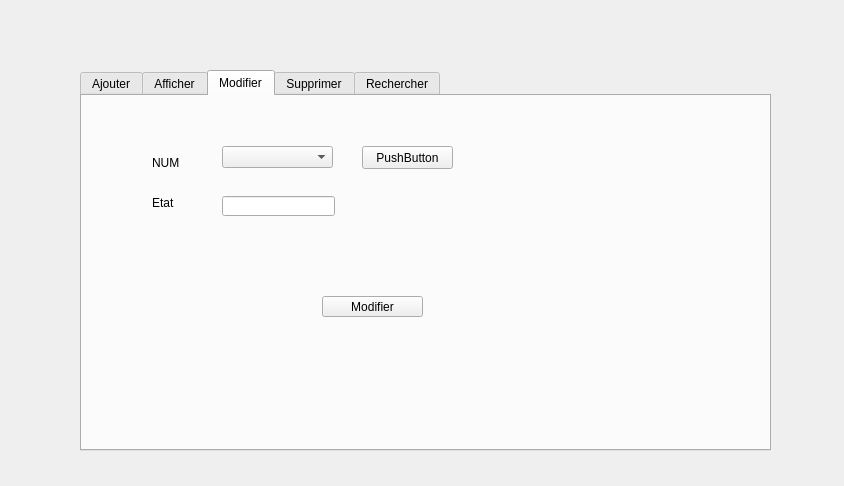
<?xml version="1.0" encoding="UTF-8"?>
<ui version="4.0">
 <class>Lampes</class>
 <widget class="QDialog" name="Lampes">
  <property name="geometry">
   <rect>
    <x>0</x>
    <y>0</y>
    <width>844</width>
    <height>486</height>
   </rect>
  </property>
  <property name="windowTitle">
   <string>Dialog</string>
  </property>
  <widget class="QTabWidget" name="tabWidget_4">
   <property name="geometry">
    <rect>
     <x>80</x>
     <y>70</y>
     <width>691</width>
     <height>381</height>
    </rect>
   </property>
   <property name="currentIndex">
    <number>2</number>
   </property>
   <widget class="QWidget" name="tab_13">
    <attribute name="title">
     <string>Ajouter</string>
    </attribute>
    <widget class="QLineEdit" name="lineEdit_NUM_7">
     <property name="geometry">
      <rect>
       <x>120</x>
       <y>50</y>
       <width>113</width>
       <height>20</height>
      </rect>
     </property>
    </widget>
    <widget class="QPushButton" name="AjouterLampe">
     <property name="geometry">
      <rect>
       <x>230</x>
       <y>190</y>
       <width>131</width>
       <height>31</height>
      </rect>
     </property>
     <property name="text">
      <string>Ajouter</string>
     </property>
    </widget>
    <widget class="QLineEdit" name="lineEdit_Etat_5">
     <property name="geometry">
      <rect>
       <x>120</x>
       <y>90</y>
       <width>113</width>
       <height>20</height>
      </rect>
     </property>
     <property name="placeholderText">
      <string/>
     </property>
    </widget>
    <widget class="QLabel" name="label_12">
     <property name="geometry">
      <rect>
       <x>40</x>
       <y>50</y>
       <width>47</width>
       <height>13</height>
      </rect>
     </property>
     <property name="text">
      <string>NUM</string>
     </property>
    </widget>
    <widget class="QLabel" name="label_13">
     <property name="geometry">
      <rect>
       <x>40</x>
       <y>90</y>
       <width>47</width>
       <height>13</height>
      </rect>
     </property>
     <property name="text">
      <string>Etat</string>
     </property>
    </widget>
    <widget class="QLabel" name="label_14">
     <property name="geometry">
      <rect>
       <x>20</x>
       <y>130</y>
       <width>101</width>
       <height>16</height>
      </rect>
     </property>
     <property name="text">
      <string>Date d'installation</string>
     </property>
    </widget>
    <widget class="QLineEdit" name="lineEdit11">
     <property name="geometry">
      <rect>
       <x>120</x>
       <y>130</y>
       <width>113</width>
       <height>20</height>
      </rect>
     </property>
    </widget>
   </widget>
   <widget class="QWidget" name="tab_14">
    <attribute name="title">
     <string>Afficher</string>
    </attribute>
    <widget class="QTableView" name="tableViewLampes">
     <property name="geometry">
      <rect>
       <x>20</x>
       <y>10</y>
       <width>371</width>
       <height>251</height>
      </rect>
     </property>
    </widget>
    <widget class="QPushButton" name="AfficherLampe">
     <property name="geometry">
      <rect>
       <x>470</x>
       <y>110</y>
       <width>91</width>
       <height>31</height>
      </rect>
     </property>
     <property name="text">
      <string>Afficher</string>
     </property>
    </widget>
   </widget>
   <widget class="QWidget" name="tab_15">
    <attribute name="title">
     <string>Modifier</string>
    </attribute>
    <widget class="QLineEdit" name="lineEdit_Etat_6">
     <property name="geometry">
      <rect>
       <x>140</x>
       <y>100</y>
       <width>113</width>
       <height>20</height>
      </rect>
     </property>
     <property name="placeholderText">
      <string/>
     </property>
    </widget>
    <widget class="QLabel" name="label_15">
     <property name="geometry">
      <rect>
       <x>70</x>
       <y>100</y>
       <width>47</width>
       <height>13</height>
      </rect>
     </property>
     <property name="text">
      <string>Etat</string>
     </property>
    </widget>
    <widget class="QPushButton" name="ModifierLampe">
     <property name="geometry">
      <rect>
       <x>240</x>
       <y>200</y>
       <width>101</width>
       <height>21</height>
      </rect>
     </property>
     <property name="text">
      <string>Modifier</string>
     </property>
    </widget>
    <widget class="QLabel" name="label_16">
     <property name="geometry">
      <rect>
       <x>70</x>
       <y>60</y>
       <width>47</width>
       <height>13</height>
      </rect>
     </property>
     <property name="text">
      <string>NUM</string>
     </property>
    </widget>
    <widget class="QPushButton" name="pushButton_2">
     <property name="geometry">
      <rect>
       <x>280</x>
       <y>50</y>
       <width>91</width>
       <height>23</height>
      </rect>
     </property>
     <property name="text">
      <string>PushButton</string>
     </property>
    </widget>
    <widget class="QComboBox" name="comboBox">
     <property name="geometry">
      <rect>
       <x>140</x>
       <y>50</y>
       <width>111</width>
       <height>22</height>
      </rect>
     </property>
    </widget>
   </widget>
   <widget class="QWidget" name="tab_16">
    <attribute name="title">
     <string>Supprimer</string>
    </attribute>
    <widget class="QLineEdit" name="lineEdit_NUM_9">
     <property name="geometry">
      <rect>
       <x>180</x>
       <y>70</y>
       <width>113</width>
       <height>31</height>
      </rect>
     </property>
    </widget>
    <widget class="QPushButton" name="SupprimerLampe">
     <property name="geometry">
      <rect>
       <x>240</x>
       <y>180</y>
       <width>81</width>
       <height>21</height>
      </rect>
     </property>
     <property name="text">
      <string>Supprimer</string>
     </property>
    </widget>
    <widget class="QLabel" name="label_17">
     <property name="geometry">
      <rect>
       <x>120</x>
       <y>80</y>
       <width>47</width>
       <height>13</height>
      </rect>
     </property>
     <property name="text">
      <string>NUM</string>
     </property>
    </widget>
   </widget>
   <widget class="QWidget" name="tab_3">
    <attribute name="title">
     <string>Rechercher</string>
    </attribute>
    <widget class="QLabel" name="label_18">
     <property name="geometry">
      <rect>
       <x>40</x>
       <y>40</y>
       <width>61</width>
       <height>31</height>
      </rect>
     </property>
     <property name="text">
      <string>ID</string>
     </property>
    </widget>
    <widget class="QLineEdit" name="lineEditRechercher">
     <property name="geometry">
      <rect>
       <x>80</x>
       <y>50</y>
       <width>113</width>
       <height>20</height>
      </rect>
     </property>
    </widget>
    <widget class="QTableView" name="tableView">
     <property name="geometry">
      <rect>
       <x>230</x>
       <y>20</y>
       <width>431</width>
       <height>251</height>
      </rect>
     </property>
    </widget>
    <widget class="QPushButton" name="Rechercherlampe">
     <property name="geometry">
      <rect>
       <x>70</x>
       <y>130</y>
       <width>75</width>
       <height>23</height>
      </rect>
     </property>
     <property name="text">
      <string>Rechercher</string>
     </property>
    </widget>
   </widget>
  </widget>
 </widget>
 <resources/>
 <connections/>
</ui>
